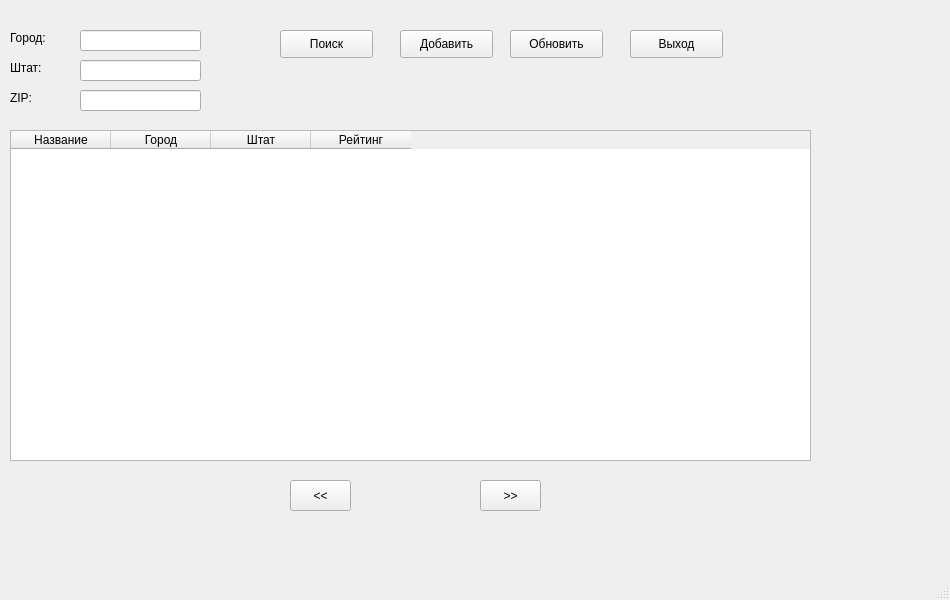
<?xml version="1.0" encoding="UTF-8"?>
<ui version="4.0">
 <class>MainWindow</class>
 <widget class="QMainWindow" name="MainWindow">
  <property name="geometry">
   <rect>
    <x>0</x>
    <y>0</y>
    <width>950</width>
    <height>600</height>
   </rect>
  </property>
  <property name="windowTitle">
   <string>MainWindow</string>
  </property>
  <widget class="QWidget" name="centralwidget">
   <widget class="QTableWidget" name="tableWidget">
    <property name="geometry">
     <rect>
      <x>10</x>
      <y>130</y>
      <width>801</width>
      <height>331</height>
     </rect>
    </property>
    <property name="columnCount">
     <number>4</number>
    </property>
    <column>
     <property name="text">
      <string>Название</string>
     </property>
    </column>
    <column>
     <property name="text">
      <string>Город</string>
     </property>
    </column>
    <column>
     <property name="text">
      <string>Штат</string>
     </property>
    </column>
    <column>
     <property name="text">
      <string>Рейтинг</string>
     </property>
    </column>
   </widget>
   <widget class="QPushButton" name="btnSearch">
    <property name="geometry">
     <rect>
      <x>280</x>
      <y>30</y>
      <width>93</width>
      <height>28</height>
     </rect>
    </property>
    <property name="text">
     <string>Поиск</string>
    </property>
   </widget>
   <widget class="QPushButton" name="btnAdd">
    <property name="geometry">
     <rect>
      <x>400</x>
      <y>30</y>
      <width>93</width>
      <height>28</height>
     </rect>
    </property>
    <property name="text">
     <string>Добавить</string>
    </property>
   </widget>
   <widget class="QPushButton" name="btnRefresh">
    <property name="geometry">
     <rect>
      <x>510</x>
      <y>30</y>
      <width>93</width>
      <height>28</height>
     </rect>
    </property>
    <property name="text">
     <string>Обновить</string>
    </property>
   </widget>
   <widget class="QLineEdit" name="lineEditCity">
    <property name="geometry">
     <rect>
      <x>80</x>
      <y>30</y>
      <width>121</width>
      <height>21</height>
     </rect>
    </property>
   </widget>
   <widget class="QLabel" name="label">
    <property name="geometry">
     <rect>
      <x>10</x>
      <y>30</y>
      <width>55</width>
      <height>16</height>
     </rect>
    </property>
    <property name="text">
     <string>Город:</string>
    </property>
   </widget>
   <widget class="QLabel" name="label_2">
    <property name="geometry">
     <rect>
      <x>10</x>
      <y>60</y>
      <width>55</width>
      <height>16</height>
     </rect>
    </property>
    <property name="text">
     <string>Штат:</string>
    </property>
   </widget>
   <widget class="QLineEdit" name="lineEditState">
    <property name="geometry">
     <rect>
      <x>80</x>
      <y>60</y>
      <width>121</width>
      <height>21</height>
     </rect>
    </property>
   </widget>
   <widget class="QLabel" name="label_3">
    <property name="geometry">
     <rect>
      <x>10</x>
      <y>90</y>
      <width>55</width>
      <height>16</height>
     </rect>
    </property>
    <property name="text">
     <string>ZIP:</string>
    </property>
   </widget>
   <widget class="QLineEdit" name="lineEditZip">
    <property name="geometry">
     <rect>
      <x>80</x>
      <y>90</y>
      <width>121</width>
      <height>21</height>
     </rect>
    </property>
   </widget>
   <widget class="QPushButton" name="btnExit">
    <property name="geometry">
     <rect>
      <x>630</x>
      <y>30</y>
      <width>93</width>
      <height>28</height>
     </rect>
    </property>
    <property name="text">
     <string>Выход</string>
    </property>
   </widget>
   <widget class="QPushButton" name="btnPrev">
    <property name="geometry">
     <rect>
      <x>290</x>
      <y>480</y>
      <width>61</width>
      <height>31</height>
     </rect>
    </property>
    <property name="text">
     <string>&lt;&lt;</string>
    </property>
   </widget>
   <widget class="QPushButton" name="btnNext">
    <property name="geometry">
     <rect>
      <x>480</x>
      <y>480</y>
      <width>61</width>
      <height>31</height>
     </rect>
    </property>
    <property name="text">
     <string>&gt;&gt;</string>
    </property>
   </widget>
  </widget>
  <widget class="QMenuBar" name="menubar">
   <property name="geometry">
    <rect>
     <x>0</x>
     <y>0</y>
     <width>950</width>
     <height>26</height>
    </rect>
   </property>
  </widget>
  <widget class="QStatusBar" name="statusbar"/>
 </widget>
 <resources/>
 <connections/>
</ui>
